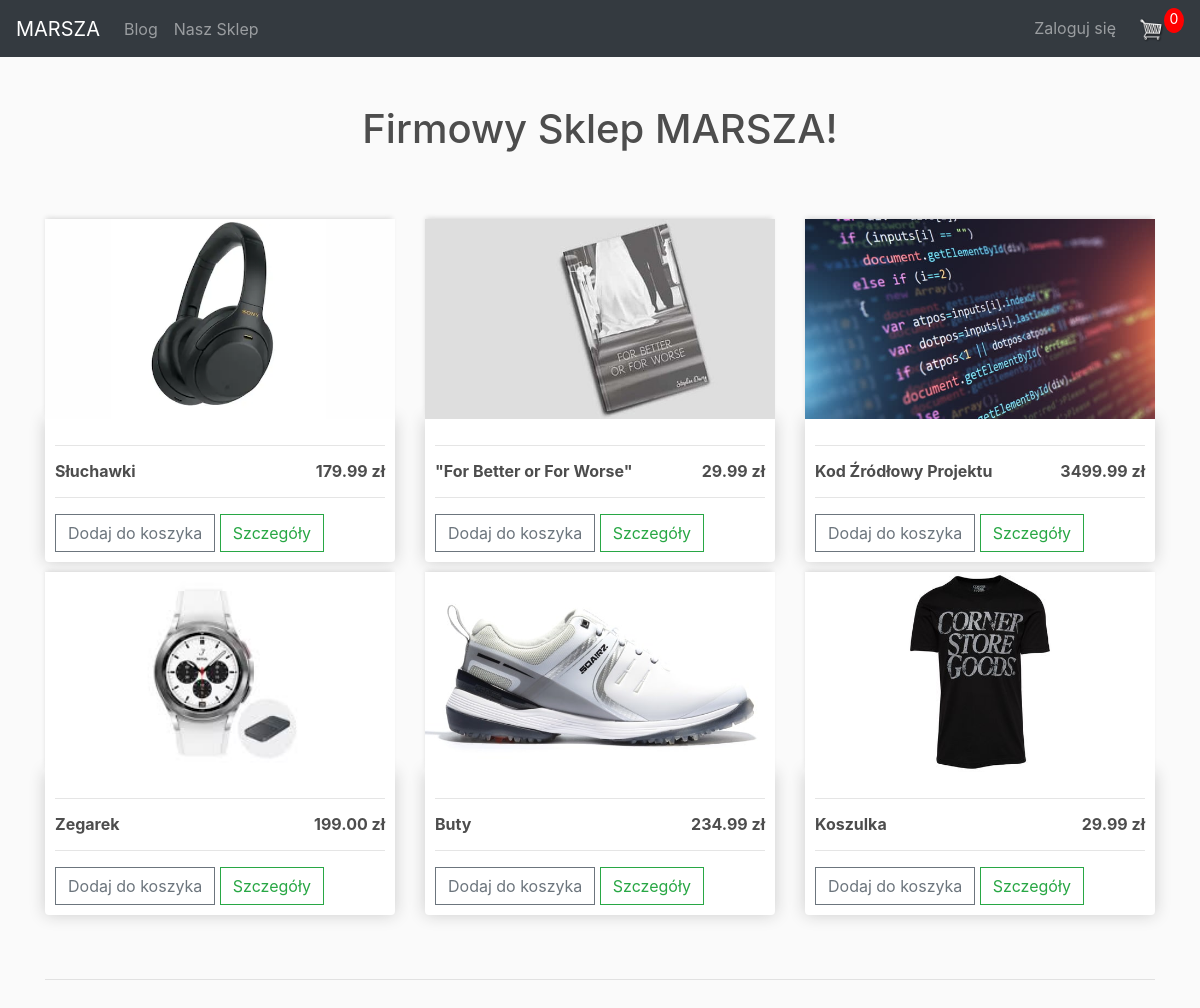
/store/, run on the app's committed database.
### store/models.py (models this page shows, shortened)
class Product(models.Model):
    name = models.CharField(max_length=55)
    description = models.TextField(null=True)
    price = models.DecimalField(max_digits=7, decimal_places=2)
    digital = models.BooleanField(default=False, null=True, blank=True)
    image = models.ImageField(null=True, blank=True)

### store/views.py (the view)
# urls.py: path('store/', include("store.urls")),
def store(request):
    data = cartData(request)
    cartItems = data['cartItems']
    order = data['order']
    items = data['items']
    products = Product.objects.all()
    context = {'products':products, 'cartItems':cartItems}
    return render(request, 'store/store.html', context)

### store/utils.py (called while the page is built, shortened)
def cookieCart(request):
    try:
        cart = json.loads(request.COOKIES['cart'])
    except:
        cart = {}
    print('Cart:', cart)
    items = []
    order = {'get_cart_total':0, 'get_cart_items':0, 'shipping':False}
    cartItems = order['get_cart_items']
    return {'cartItems':cartItems, 'order':order, 'items':items}

def cartData(request):
    if request.user.is_authenticated:
        customer = request.user.customer
        order, created = Order.objects.get_or_create(customer=customer, is_complete=False)
        items = order.orderitem_set.all()
        cartItems = order.get_cart_items
    else:
        cookieData = cookieCart(request)
        cartItems = cookieData['cartItems']
        order = cookieData['order']
        items = cookieData['items']
    return {'cartItems':cartItems, 'order':order, 'items':items}

### store/templates/store/store.html (shortened to what this page needs)
{% extends 'store/base.html' %}
{% load static %}
{% block content %}
<center><h1>Firmowy Sklep MARSZA!</h1></center>
<br>
<br>
<div class="row">
    {% for product in products %}
        <div class="col-lg-4">
            {% if product.image %}
                <img class="thumbnail" src="{{ product.image.url }}">
            {% else %}
            <img class="thumbnail" src="{% static 'store/images/placeholder.png' %}">
            {% endif %}
            <div class="box-element product">
                <hr>
                <h6 style="display: inline-block; float: right"><strong>{{ product.price|floatformat:2 }} zł</strong></h6>
                <h6><strong>{{ product.name }}</strong></h6>
                <hr>
                <button data-product="{{ product.id }}" data-action="add" class="btn btn-outline-secondary add-btn update-cart">Dodaj do koszyka</button>
                <a class="btn btn-outline-success" href="{% url 'store:product_details' product.id %}">Szczegóły</a>
            </div>
        </div>
    {% endfor %}
</div>
<br>
<br>
<hr>
{% endblock %}

### static/store/css/base.css (style rules this page uses)
body { background-color: hsl(0, 0%, 98%); }
h1,h2,h3,h4,h5,h6 { color:hsl(0, 0%, 30%); }
.box-element { box-shadow:hsl(0, 0%, 80%) 0 0 16px; background-color: #fff; border-radius: 4px; padding: 10px; }
.thumbnail { width: 100%; height: 200px; -webkit-box-shadow: -1px -3px 5px -2px rgba(214,214,214,1); -moz-box-shadow: -1px -3px 5px -2px rgba(214,214,214,1); box-shadow: -1px -3px 5px -2px rgba(214,214,214,1); }
.product { border-radius: 0 0 4px 4px; }
.col-lg-4, .col-lg-6, .col-lg-8, .col-lg-12 { margin-top: 10px; }
.btn { border-radius: 0; }

### data on the page
Product: image (picture), price "179.99", name "Słuchawki"
Product: image (picture), price "29.99", name "\"For Better or For Worse\""
Product: image (picture), price "3499.99", name "Kod Źródłowy Projektu"
Product: image (picture), price "199.00", name "Zegarek"
Product: image (picture), price "234.99", name "Buty"
Product: image (picture), price "29.99", name "Koszulka"

### other printed values
{{ cartItems }} "0"
